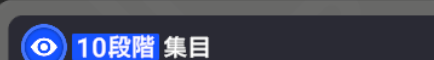
#> input picture research/26_data_integrity/templates/focus_10.png, 434 x 60 px
$ python dbg_scan_s3_crops.py
#> lines starting #> are read from the running program, lines starting #| are printed output that depends on the picture
# -*- coding: utf-8 -*-
"""crops_s3 の L4 b24/25/56/60/61/63/70 と L3 相当を既存スキャナで再スキャンし、
誤認（ボーカルブースト5段）のスコアと真のボーカル上昇5段のスコアを比較する。"""
import os
import json
import sys
import cv2
import numpy as np

sys.stdout.reconfigure(encoding="utf-8")

REPO_ROOT = os.path.abspath(os.path.join(os.path.dirname(__file__), "..", ".."))
CROP_DIR = os.path.join(REPO_ROOT, "research/26_data_integrity/crops_s3")
TMPL_DIR = os.path.join(REPO_ROOT, "research/26_data_integrity/templates")

TEMPLATES = {
    "focus_10.png": "集目10",
    "score_up_7.png": "スコア上昇7",
    "score_up_2.png": "スコア上昇2",
    "stamina_rec_3.png": "スタミナ継続回復3",
    "a_score_2.png": "Aスキルスコア上昇2",
    "crit_rate_5.png": "クリティカル率上昇5",
    "vocal_boost_5.png": "ボーカルブースト5",
    "vocal_up_3.png": "ボーカル上昇3",
    "vocal_up_5.png": "ボーカル上昇5",
    "vocal_up_7.png": "ボーカル上昇7",
    "skill_success_6.png": "スキル成功率上昇6",
    "skill_success_3.png": "スキル成功率上昇3",
    "visual_up_11.png": "ビジュアル上昇11",
    "crit_coeff_10.png": "クリティカル係数上昇10",
    "crit_coeff_11.png": "クリティカル係数上昇11",
    "visual_boost_3.png": "ビジュアルブースト3",
    "visual_extreme_10.png": "ビジュアル上昇超化10",
    "visual_limit_10.png": "ビジュアル上昇上限開放10",
}


def cv_imread(p):
    return cv2.imdecode(np.fromfile(p, dtype=np.uint8), cv2.IMREAD_COLOR)
#> returned value is the input picture: shape (60, 434, 3); mean B, G, R 98.6, 76.6, 71.1


tmpl_imgs = {f: cv_imread(os.path.join(TMPL_DIR, f)) for f in TEMPLATES}
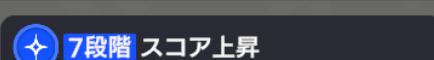
#> input picture research/26_data_integrity/templates/score_up_7.png, 434 x 60 px
#> in cv_imread, returned value is the input picture: shape (60, 434, 3); mean B, G, R 97.4, 76.1, 70.9
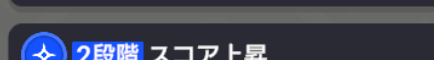
#> input picture research/26_data_integrity/templates/score_up_2.png, 434 x 60 px
#> in cv_imread, returned value is the input picture: shape (60, 434, 3); mean B, G, R 89.2, 72.8, 69.2
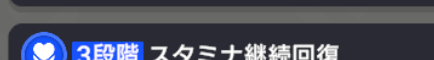
#> input picture research/26_data_integrity/templates/stamina_rec_3.png, 434 x 60 px
#> in cv_imread, returned value is the input picture: shape (60, 434, 3); mean B, G, R 94.6, 79.9, 76.8
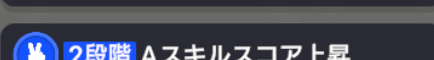
#> input picture research/26_data_integrity/templates/a_score_2.png, 434 x 60 px
#> in cv_imread, returned value is the input picture: shape (60, 434, 3); mean B, G, R 92.3, 76.5, 73.1
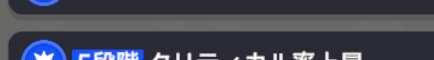
#> input picture research/26_data_integrity/templates/crit_rate_5.png, 434 x 60 px
#> in cv_imread, returned value is the input picture: shape (60, 434, 3); mean B, G, R 82.2, 69.2, 66.8
#> (the run stopped early here; a loop or call above may not have finished)
